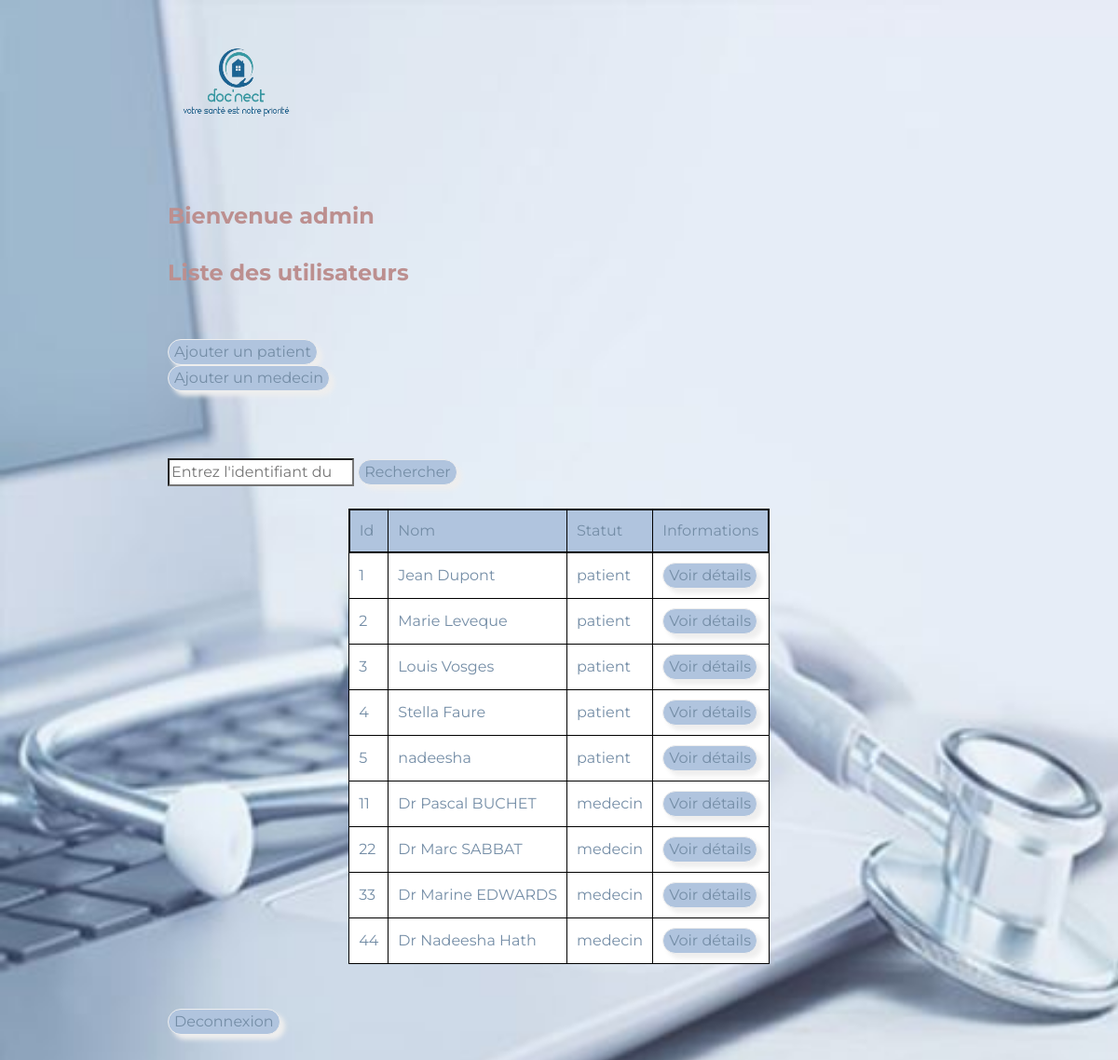
Page /connexion (signed in) on the committed database.
### tables this page shows
CREATE TABLE "auth" (
	"identifier"	INTEGER NOT NULL UNIQUE,
	"login"	TEXT NOT NULL UNIQUE,
	"password"	TEXT NOT NULL,
	"statut"	TEXT NOT NULL,
	"first"	INTEGER DEFAULT 1,
	PRIMARY KEY("identifier" AUTOINCREMENT)
);

CREATE TABLE "Patient" (
	"identifier"	INTEGER NOT NULL UNIQUE,
	"name"	TEXT NOT NULL,
	"telecom"	TEXT NOT NULL UNIQUE,
	"gender"	NUMERIC NOT NULL,
	"birthDate"	TEXT NOT NULL,
	"address"	TEXT NOT NULL,
	"generalPractitioner"	TEXT,
	"num"	TEXT NOT NULL,
	"creatininine"	INTEGER,
	"alerte"	INTEGER DEFAULT 0,
	PRIMARY KEY("identifier" AUTOINCREMENT)
);

CREATE TABLE "Practitioner" (
	"identifier"	INTEGER NOT NULL UNIQUE,
	"name"	NUMERIC NOT NULL,
	"telecom"	TEXT NOT NULL,
	"gender"	TEXT NOT NULL,
	"birthDate"	TEXT NOT NULL,
	"address"	TEXT NOT NULL,
	"num"	TEXT NOT NULL,
	"disponibilite"	TEXT DEFAULT '02/03/2023',
	"specialite"	TEXT DEFAULT 'Nephrologue',
	PRIMARY KEY("identifier" AUTOINCREMENT)
);

### app/views.py (the view, shortened to what this page needs)
@app.route('/connexion', methods = ['POST', 'GET'])
def postConnexion():
    if request.method == 'POST' and 'Se connecter' in request.form:
        login = request.form['login']
        password = request.form['password']
        session['user'] = login
    else:
        login = session['user']
        with sqlite3.connect("projet_api.db") as con:
            cur = con.cursor()
            cur.execute("SELECT password from auth WHERE login=?;", [str(login)])
            con.commit()
            rows = cur.fetchall();
            if rows:
                print(rows)
                password= rows[0][0]
    with sqlite3.connect("projet_api.db") as con:
        cur = con.cursor()
        cur.execute("SELECT * from auth WHERE login=?;", [str(login)])
        con.commit()
        rows = cur.fetchall();
        print (rows)
        datauser={"id": rows[0][0], "login": rows[0][1], "password":rows[0][2], "statut":rows[0][3], "first":rows[0][4]}
        print(rows)
        id= int(rows[0][0])
        print(id)
        if id:
            if datauser['statut']=='patient':
                print("Patient")
                with sqlite3.connect("projet_api.db") as con:
                    cur = con.cursor()
                    cur.execute("SELECT * from Patient WHERE identifier=?;", [id])
                    con.commit()
                    rows = cur.fetchall();
                if rows:
                    user={"id":id, "nom" : rows[0][1], "mail":rows[0][2], "gender": rows[0][3], "date":rows[0][4],"address":rows[0][5],"generalPracticioner":rows[0][6], "tel":rows[0][7]};
                    a={"type":"Deconnexion"}
                    if datauser['password']== password and datauser['first']==0:
                        with sqlite3.connect("projet_api.db") as con:
                            cur = con.cursor()
                            cur.execute("SELECT  Practitioner.name, Practitioner.specialite, Practitioner.disponibilite from Practitioner")
                            con.commit()
                            dataSet=cur.fetchall()
                            fields=cur.description
                            if dataSet:
                                i=0
                                j=0
                                result={}
                                resultSet={}
                                for data in dataSet:
                                    i=0
                                    for field in fields:
                                            if i<data.__len__():
                                                    result[field[0]]=str(data[i])
                                                    i+=1
                                    resultSet[j] = result.copy()
                                    j+=1
                                return render_template('patient.html', title='Bienvenue', utilisateur=user, datauser=datauser,medecins=resultSet,action=a)
                    else:
                        return render_template('erreur.html')
            elif datauser['statut']=='admin':
                if datauser['password']== password:
                    with sqlite3.connect("projet_api.db") as con:
                        cur = con.cursor()
                        cur.execute("SELECT auth.identifier, Practitioner.name, auth.statut FROM auth INNER JOIN Practitioner ON auth.identifier=Practitioner.identifier WHERE auth.statut='medecin';")
                        con.commit()
                        dataSet=cur.fetchall()
                        fields=cur.description
                        print(dataSet)
                        if dataSet:
                            i=0
                            j=0
                            result={}
                            resultSetMedecin={}
                            for data in dataSet:
                                i=0
                                for field in fields:
                                        if i<data.__len__():
                                                result[field[0]]=str(data[i])
                                                i+=1
                                resultSetMedecin[j] = result.copy()
                                j+=1
                    with sqlite3.connect("projet_api.db") as con:
                        cur = con.cursor()
                        cur.execute("SELECT auth.identifier, Patient.name, auth.statut FROM auth INNER JOIN Patient ON auth.identifier=Patient.identifier WHERE auth.statut='patient';")
                        con.commit()
                        dataSet=cur.fetchall()
                        fields=cur.description
                        print(dataSet)
                        if dataSet:
                            i=0
                            j=0
                            result={}
                            resultSetPatient={}
                            for data in dataSet:
                                i=0
                                for field in fields:
                                        if i<data.__len__():
                                                result[field[0]]=str(data[i])
                                                i+=1
                                resultSetPatient[j] = result.copy()
                                j+=1
                            return render_template('admin.html', title='Bienvenue', datauser=datauser, medecins=resultSetMedecin, patients=resultSetPatient)
                    con.close()
        else:
            return render_template('erreur.html', title='Erreur')

### app/templates/admin.html (shortened to what this page needs)
<!DOCTYPE html>
<html>
<head>
  <link rel="stylesheet" href="https://cdn.jsdelivr.net/npm/bootstrap@4.5.3/dist/css/bootstrap.min.css">
</head>
<body>
  <section id="title">
  <div class="container-fluid">
 <nav class="navbar navbar-expand-lg navbar-light ">
    <a class="navbar-brand" href="/accueil"> <img src="static/images/logo.png"  style="width: 150px; height: 100px; "/>  </a>
  </nav>
  <h3> Bienvenue {{session.user}} </h3>
<h3>Liste des utilisateurs</h3>
<br>
<br>
<form method="POST" action="/preinscription">
<input type=submit name="Ajouter un patient" value="Ajouter un patient">
</form>
<form method="POST" action="/preinscriptionMedecin">
<input type=submit name="Ajouter un medecin" value="Ajouter un medecin">
</form>
<br>
<br>
<br>
<form method="POST" action="/details">
<input type="search" placeholder="Entrez l'identifiant du patient" name="recherche">
<input type=submit name=recherche value="Rechercher">
<br>
<br>
<center><table>
<thead>
<tr><td>Id</td><td>Nom</td><td>Statut</td><td>Informations</td></tr>
</thead>
<tbody>
<tr><td>{{patients[0].identifier}}</td> <td>{{patients[0].name}}</td><td>{{patients[0].statut}}</td><td><input type=submit name={{patients[0].identifier}} value="Voir détails" /></td></tr>
<tr><td>{{patients[1].identifier}}</td> <td>{{patients[1].name}}</td><td>{{patients[1].statut}}</td><td><input type=submit name={{patients[1].identifier}} value="Voir détails" /></td></tr>
<tr><td>{{patients[2].identifier}}</td> <td>{{patients[2].name}}</td><td>{{patients[2].statut}}</td><td><input type=submit name={{patients[2].identifier}} value="Voir détails" /></td></tr>
<tr><td>{{patients[3].identifier}}</td> <td>{{patients[3].name}}</td><td>{{patients[3].statut}}</td><td><input type=submit name={{patients[3].identifier}} value="Voir détails" /></td></tr>
<tr><td>{{patients[4].identifier}}</td> <td>{{patients[4].name}}</td><td>{{patients[4].statut}}</td><td><input type=submit name={{patients[4].identifier}} value="Voir détails" /></td></tr>
<tr><td>{{medecins[0].identifier}}</td> <td>{{medecins[0].name}}</td><td>{{medecins[0].statut}}</td><td><input type=submit name={{medecins[0].identifier}} value="Voir détails" /></td></tr>
<tr><td>{{medecins[1].identifier}}</td> <td>{{medecins[1].name}}</td><td>{{medecins[1].statut}}</td><td><input type=submit name={{medecins[1].identifier}} value="Voir détails" /></td></tr>
<tr><td>{{medecins[2].identifier}}</td> <td>{{medecins[2].name}}</td><td>{{medecins[2].statut}}</td><td><input type=submit name={{medecins[2].identifier}} value="Voir détails" /></td></tr>
<tr><td>{{medecins[3].identifier}}</td> <td>{{medecins[3].name}}</td><td>{{medecins[3].statut}}</td><td><input type=submit name={{medecins[3].identifier}} value="Voir détails" /></td></tr>
</form>
<br>
<br>
<form method="POST" action="/deconnexion">
<input type=submit name="action" value="Deconnexion" />
</form>
</body>
<br>
<br>
</html>

### app/templates/admin.html (style rules this page uses)
body { font-family: Montserrat; background-image: url('static/images/telesante1.jpg'); background-repeat: no-repeat; background-attachment: fixed; background-size: cover; }
table { border-collapse: collapse }
tbody { background-color: white; }
td { border: 1px solid black; padding: 10px; }
thead { border: 2px solid black; padding: 10px; background-color: LightSteelBlue }
#title { color: #748DA6; }
#title a { color: #748DA6; }
.container-fluid { padding: 3% 15%; }
h3 { color: RosyBrown; }
.navbar { padding: 0 0 4.5rem; }
.navbar-brand { font-family: Ubuntu; font-size: 2.5rem; font-weight: bolder; }
h3 { font-family: Montserrat; font-weight: bold; font-size: 1.5rem; }
form input[type="submit"] { background: LightSteelBlue; color: #748DA6; border: 1px solid #eee; border-radius: 20px; box-shadow: 5px 5px 5px #eee; text-shadow: none; }

### rows in the picture
auth: identifier "1", statut "patient"
Patient: name "Jean Dupont"
auth: identifier "2", statut "patient"
Patient: name "Marie Leveque"
auth: identifier "3", statut "patient"
Patient: name "Louis Vosges"
auth: identifier "4", statut "patient"
Patient: name "Stella Faure"
auth: identifier "5", statut "patient"
Patient: name "nadeesha"
auth: identifier "11", statut "medecin"
Practitioner: name "Dr Pascal BUCHET"
auth: identifier "22", statut "medecin"
Practitioner: name "Dr Marc SABBAT"
auth: identifier "33", statut "medecin"
Practitioner: name "Dr Marine EDWARDS"
auth: identifier "44", statut "medecin"
Practitioner: name "Dr Nadeesha Hath"

### other values in the picture
{{ session.user }} "admin"
